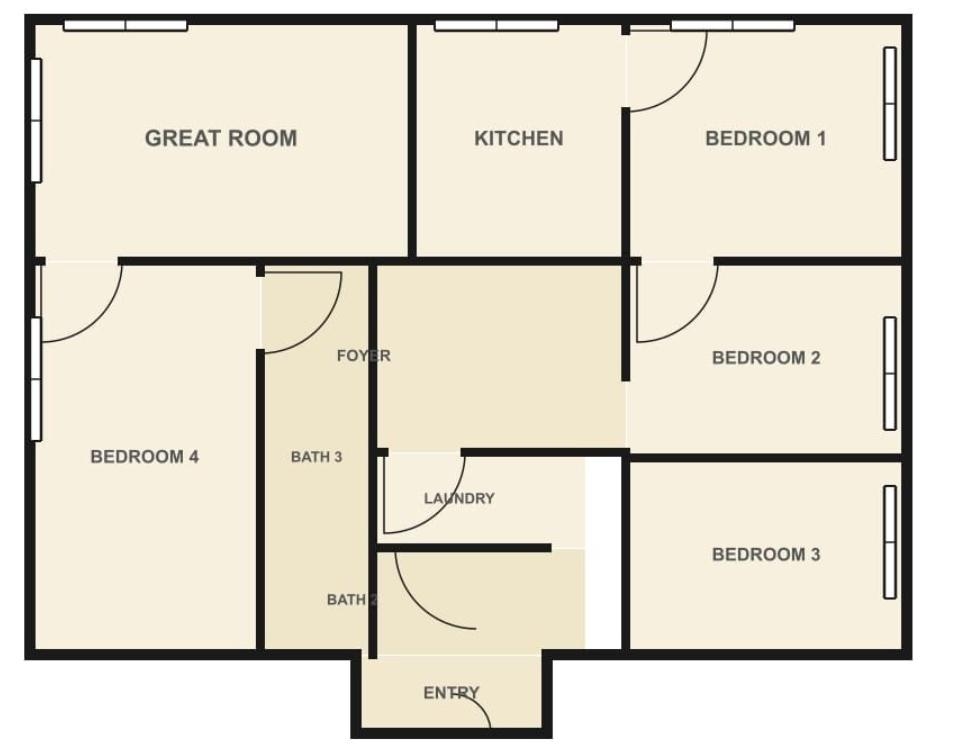
#> input picture backend/data/uploads/20260329T195047Z_test-1_4b8fd24310/test-1.jpeg, 972 x 750 px
$ python -i parser.py   (imports and definitions only)
#> lines starting #> are read from the running program, lines starting #| are printed output that depends on the picture; after the words box and inside, x2 and y2 are one past the last pixel; in counts of white or black regions, pixels touching at a corner belong together
"""
Stage 1 & 2: Floor Plan Parser
- Detects walls (single centerlines), rooms, room labels, and openings
- Suppresses OCR text before wall extraction so labels do not become walls
- Detects door swing arcs for the 3D viewer
"""

import base64
import logging
import re
from collections import defaultdict
from typing import Optional

import cv2
import numpy as np

try:
    from rapidocr_onnxruntime import RapidOCR
except Exception:  # pragma: no cover - optional dependency fallback
    RapidOCR = None

logger = logging.getLogger(__name__)


# ── Constants ────────────────────────────────────────────────────────────────

ANGLE_SNAP_TOLERANCE = 5        # degrees — snap lines within ±5° of 0/90/180/270
JUNCTION_CLUSTER_RADIUS = 15    # pixels — merge endpoints closer than this
MIN_LINE_LENGTH = 40            # pixels — minimum for Hough detection
MAX_LINE_GAP = 8                # pixels — connect nearby collinear segments
HOUGH_THRESHOLD = 100           # votes required for a line (higher = stricter)
WALL_THICKNESS_EST = 15         # pixels — estimated wall thickness for 3D
MIN_WALL_LENGTH_PX = 60         # pixels — post-merge minimum wall length (removes text/noise)
MAX_WALLS = 80                  # cap — if more than this, apply stricter filtering
TEXT_MASK_PADDING = 10          # pixels — mask OCR labels before line detection
PARALLEL_MERGE_DISTANCE = 18    # pixels — collapse double-edge walls into one centerline
OPENING_MIN_PX = 24             # pixels — minimum gap to be considered an opening
OPENING_MAX_PX = 140            # pixels — maximum door/window width in plan pixels
DOOR_SEARCH_PADDING = 40        # pixels — ROI around candidate opening for arc search
OCR_CONFIDENCE_MIN = 0.45
WINDOW_EDGE_MARGIN = 90         # pixels — boundary band for window symbols
WINDOW_SYMBOL_THICKNESS_MAX = 14
WINDOW_SYMBOL_LENGTH_MIN = 24
WINDOW_SYMBOL_LENGTH_MAX = 180
WINDOW_PAIR_DISTANCE_MIN = 2
WINDOW_PAIR_DISTANCE_MAX = 14

ROOM_WORDS = [
    "GREAT", "ROOM", "KITCHEN", "BEDROOM", "BATHROOM", "BATH", "FOYER",
    "LAUNDRY", "ENTRY", "LIVING", "DINING", "MASTER", "GARAGE", "HALL",
    "PANTRY", "STORE", "STUDY", "OFFICE",
]
COMMON_ROOM_LABELS = [
    "GREAT ROOM", "KITCHEN", "BEDROOM", "BATHROOM", "BATH", "FOYER",
    "LAUNDRY", "ENTRY", "LIVING ROOM", "DINING ROOM", "MASTER BEDROOM",
    "GARAGE", "HALL", "PANTRY", "STUDY", "OFFICE",
]

_OCR_ENGINE = None


# ── Main Entry Point ─────────────────────────────────────────────────────────

# [127 lines left out: functions parse_floor_plan, _load_image, not called in this run]


# ── Edge Detection ────────────────────────────────────────────────────────────

def _detect_edges(gray: np.ndarray, text_regions: Optional[list] = None) -> np.ndarray:
    """
    Multi-step edge detection optimised for clean digital floor plans.
    Uses stronger blur to suppress text and thin lines.
    """
    blurred = cv2.GaussianBlur(gray, (5, 5), 0)

    thresh = cv2.adaptiveThreshold(
        blurred, 255,
        cv2.ADAPTIVE_THRESH_GAUSSIAN_C,
        cv2.THRESH_BINARY_INV, 15, 4
    )
    if text_regions:
        thresh = _mask_text_regions(thresh, text_regions, TEXT_MASK_PADDING)

    edges_canny = cv2.Canny(blurred, 80, 200, apertureSize=3)
    if text_regions:
        edges_canny = _mask_text_regions(edges_canny, text_regions, TEXT_MASK_PADDING)

    combined = cv2.bitwise_or(thresh, edges_canny)

    kernel = np.ones((3, 3), np.uint8)
    cleaned = cv2.morphologyEx(combined, cv2.MORPH_CLOSE, kernel)

    erode_kernel = np.ones((2, 2), np.uint8)
    cleaned = cv2.erode(cleaned, erode_kernel, iterations=1)
    cleaned = cv2.morphologyEx(cleaned, cv2.MORPH_OPEN, np.ones((2, 2), np.uint8))

    return cleaned


# ── Line Detection ────────────────────────────────────────────────────────────

# [971 lines left out: functions _detect_lines, _snap_to_orthogonal, _merge_collinear_lines, _collapse_parallel_walls, _collapse_parallel_group, _merge_intervals and 30 more, not called in this run]


def _choose_quarter_turn(start_angle: float, centroid_angle: float) -> float:
    delta = np.arctan2(np.sin(centroid_angle - start_angle), np.cos(centroid_angle - start_angle))
    return np.pi / 2 if delta >= 0 else -np.pi / 2


# [35 lines left out: functions _empty_result, build_manual_result, not called in this run]

>>> import cv2
>>> picture = cv2.imread('../data/uploads/20260329T195047Z_test-1_4b8fd24310/test-1.jpeg', cv2.IMREAD_GRAYSCALE)
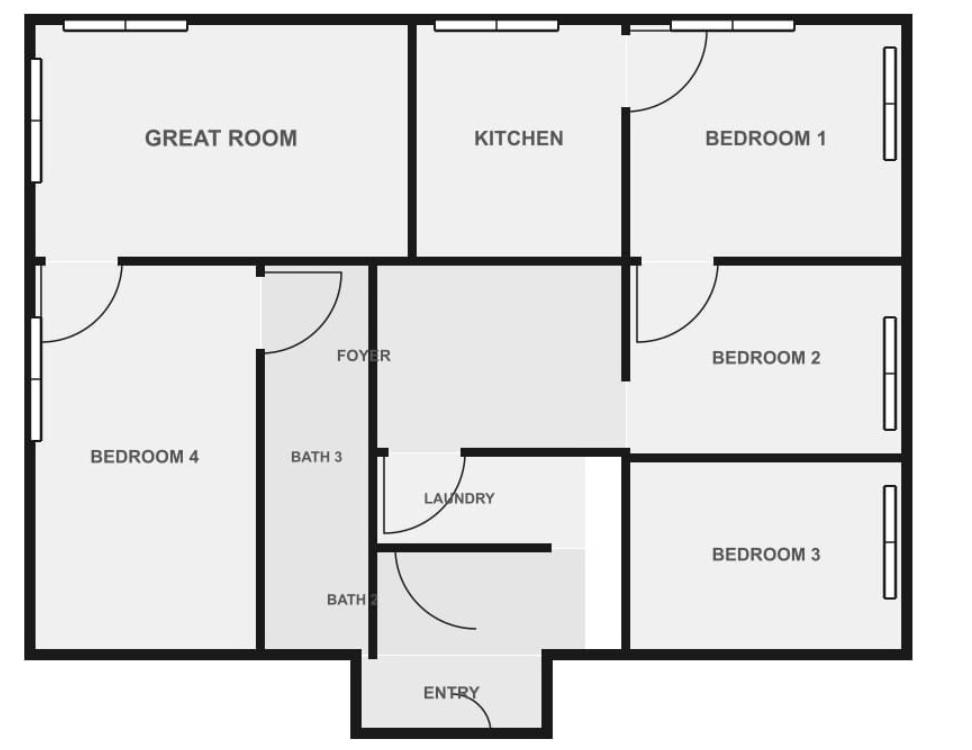
#> picture: shape (750, 972); min 0, max 255, mean 221.7
>>> result = _detect_edges(picture)
#> in _detect_edges, `thresh = cv2.adaptiveThreshold( blurred, 255, cv2.ADAPTIVE_THRESH_GAUS..`:
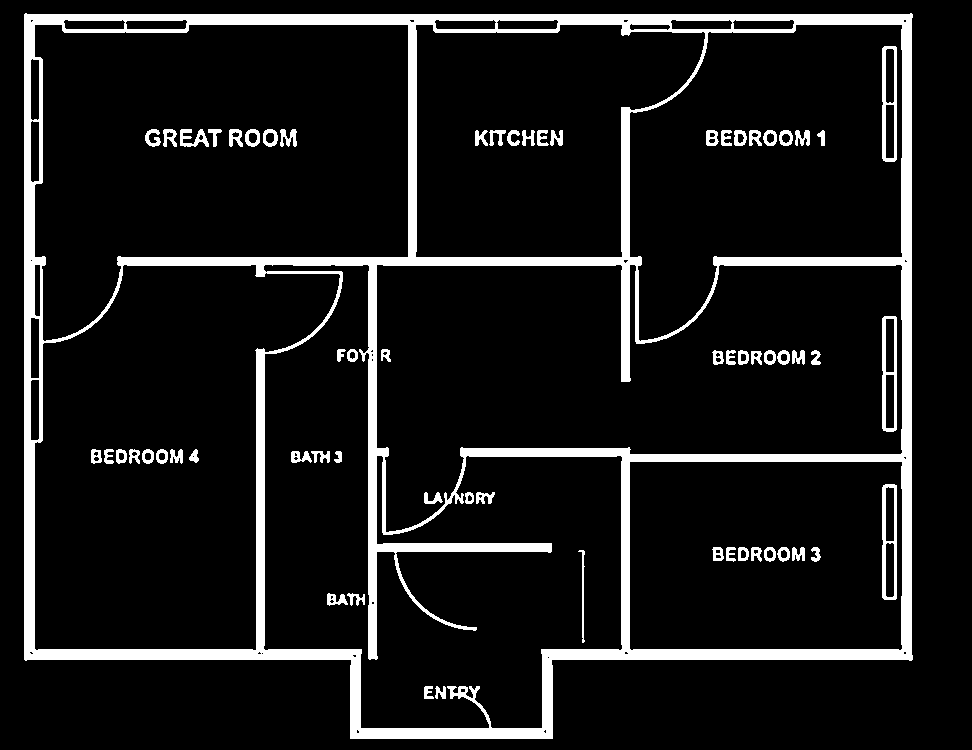
#> thresh: shape (750, 972); 10.1% white; 64 white regions, largest, box (x1, y1, x2, y2) and area: (24, 13, 913, 739) 63372, (882, 46, 897, 162) 875, (882, 316, 897, 432) 874
#> in _detect_edges, `edges_canny = cv2.Canny(blurred, 80, 200, apertureSize=3)`:
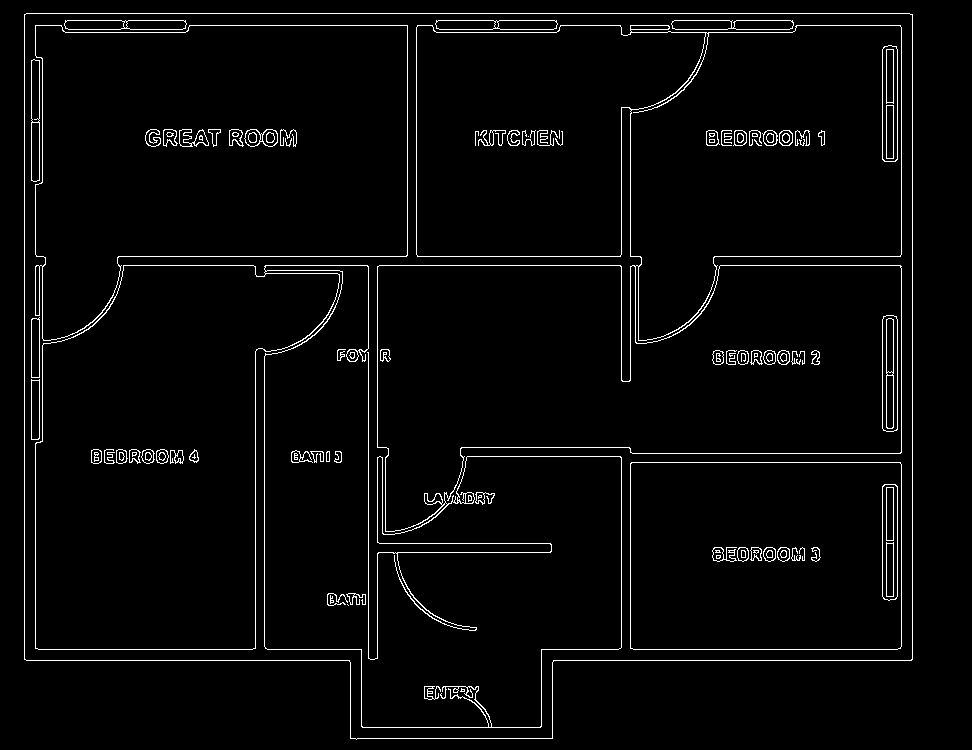
#> edges_canny: shape (750, 972); 3% white in thin lines or dots, all inside (x1, y1, x2, y2) = (24, 13, 913, 740)
#> in _detect_edges, `combined = cv2.bitwise_or(thresh, edges_canny)`:
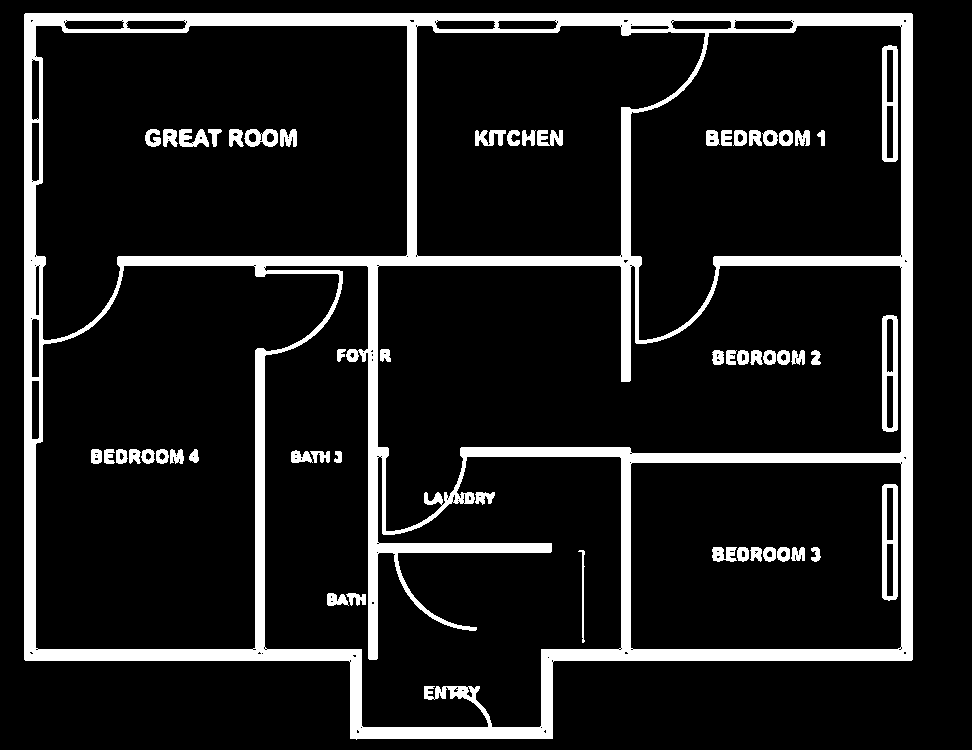
#> combined: shape (750, 972); 11.6% white; 55 white regions, largest, box (x1, y1, x2, y2) and area: (24, 13, 913, 740) 72111, (882, 45, 898, 162) 1224, (882, 315, 898, 432) 1224
#> in _detect_edges, `cleaned = cv2.morphologyEx(combined, cv2.MORPH_CLOSE, kernel)`: cleaned: shape (750, 972); 11.8% white; 19 white regions, largest, box (x1, y1, x2, y2) and area: (24, 13, 913, 740) 73377, (706, 130, 810, 146) 1357, (882, 315, 898, 432) 1228
#> in _detect_edges, `cleaned = cv2.erode(cleaned, erode_kernel, iterations=1)`:
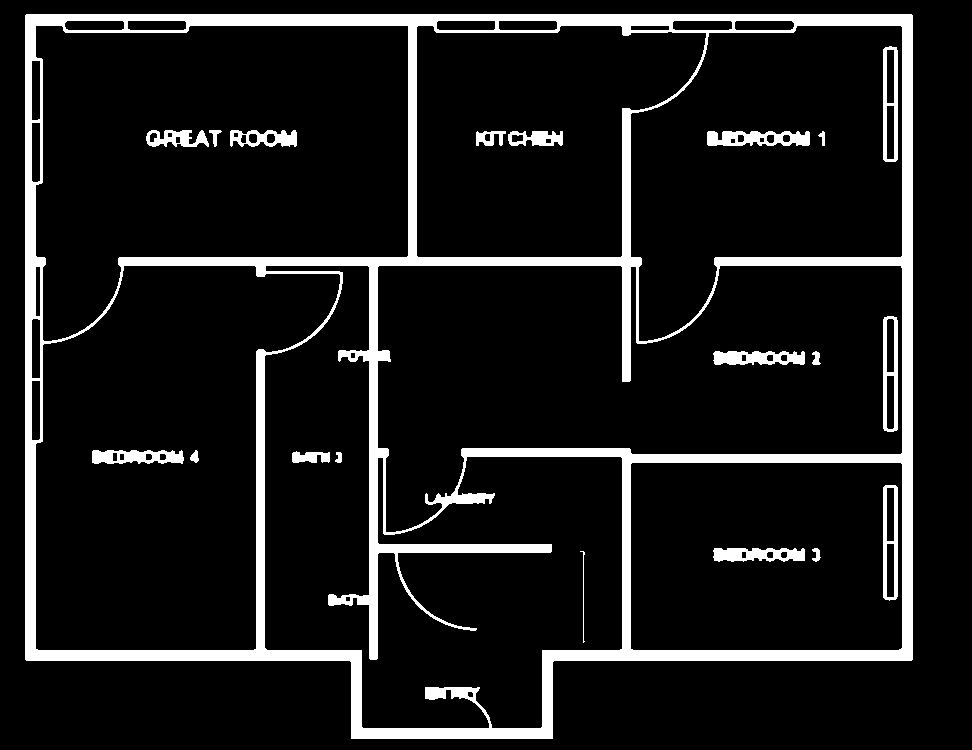
#> cleaned: shape (750, 972); 10.3% white; 20 white regions, largest, box (x1, y1, x2, y2) and area: (25, 14, 913, 739) 65172, (707, 131, 810, 146) 1142, (713, 351, 805, 365) 991
#> in _detect_edges, `cleaned = cv2.morphologyEx(cleaned, cv2.MORPH_OPEN, np.ones((2, 2), np..`:
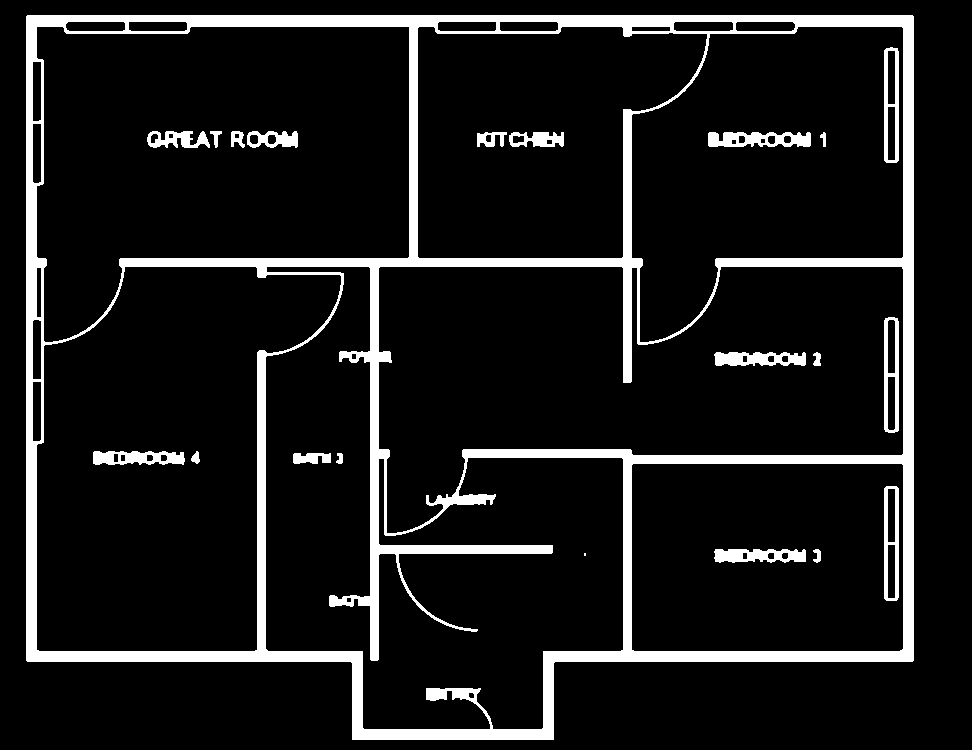
#> cleaned: shape (750, 972); 10.3% white; 21 white regions (1 under 20 px), largest, box (x1, y1, x2, y2) and area: (26, 15, 914, 740) 65168, (708, 132, 811, 147) 1142, (714, 352, 806, 366) 989
